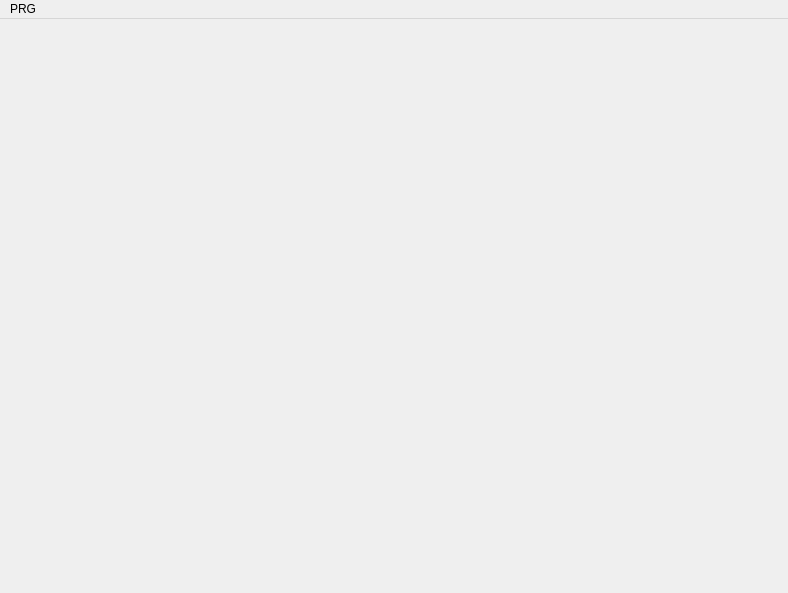
<?xml version="1.0" encoding="UTF-8"?>
<ui version="4.0">
 <class>MainWindow</class>
 <widget class="QMainWindow" name="MainWindow">
  <property name="geometry">
   <rect>
    <x>0</x>
    <y>0</y>
    <width>788</width>
    <height>593</height>
   </rect>
  </property>
  <property name="windowTitle">
   <string>MainWindow</string>
  </property>
  <widget class="QWidget" name="centralwidget"/>
  <widget class="QMenuBar" name="menubar">
   <property name="geometry">
    <rect>
     <x>0</x>
     <y>0</y>
     <width>788</width>
     <height>23</height>
    </rect>
   </property>
   <widget class="QMenu" name="menuPRG">
    <property name="title">
     <string>PRG</string>
    </property>
   </widget>
   <addaction name="menuPRG"/>
  </widget>
 </widget>
 <resources/>
 <connections/>
</ui>
